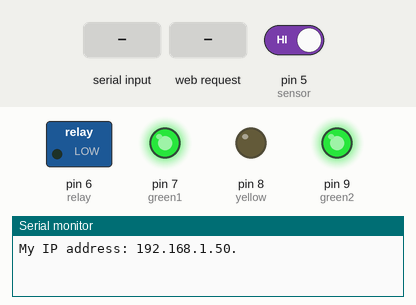
Recording of a sketch running on a simulated Arduino Uno, built with avr-gcc and run on an emulated ATmega328P. Parts: switched loads named in the sketch (green lamp = pin HIGH), output pins drawn as LEDs (lit = HIGH), the last lines printed to the serial monitor. The inputs (shaded band) are chosen by the test bench; at power-on: pin 5 (sensor) HIGH. WiFi joins after 1.5 s; servers stay silent unless stated.

Above: at 2.7 s.
2.8 s: "/toggle\n" received over Serial
At 3.8 s:
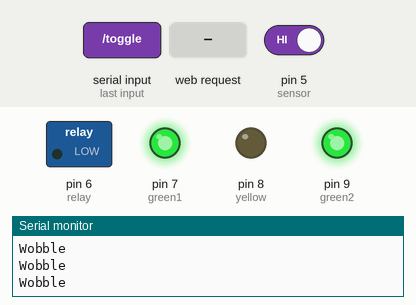
4.3 s: HTTP request GET /toggle received
At 4.7 s:
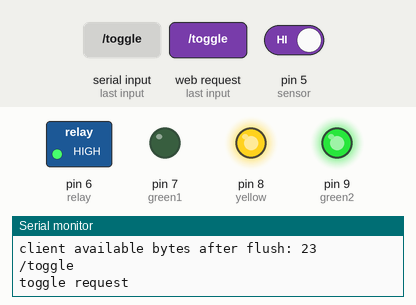
5.8 s: pin 5 (sensor) driven LOW
At 6.5 s:
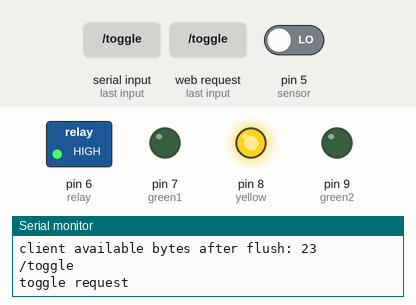
7.3 s: "/favicon.ico\n" received over Serial
At 8.4 s:
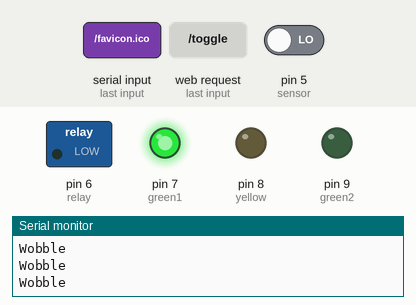
8.8 s: "/\n" received over Serial
10.3 s: "/toggle\n" received over Serial
At 10.7 s:
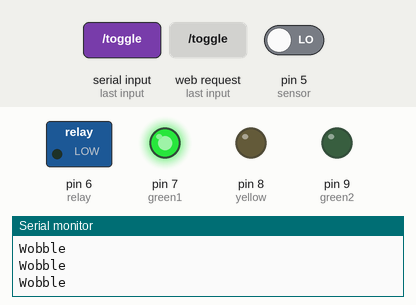
Timing chart, 0 to 12.8 s (numbered marks = the images above; inputs shaded):
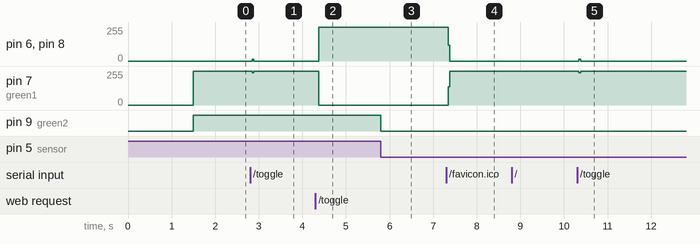

The sketch:

test.ino
```cpp
#define DEBUG true

#include <SPI.h>
#include <Ethernet.h>


byte mac[] = {0xDE, 0xAD, 0xBE, 0xEF, 0xFE, 0xED};

EthernetServer server(80);
IPAddress ip;

int yellow = 8;
int green1 = 7;
int green2 = 9;
int relay = 6;
int sensor = 5;

void setup()
{
#if DEBUG
  //  turn on serial (for debuggin)
  Serial.begin(9600);
#endif

  // start the Ethernet connection and the server:
    if (Ethernet.begin(mac) == 0) {
    Serial.println("Failed to configure Ethernet using DHCP");
    }
     Serial.print("My IP address: ");
  ip = Ethernet.localIP();
  for (byte thisByte = 0; thisByte < 4; thisByte++) {
    // print the value of each byte of the IP address:
    Serial.print(ip[thisByte], DEC);
    Serial.print(".");
  }
  Serial.println();
  // start listening for clients
  server.begin();
  pinMode(green1, OUTPUT);
  pinMode(green2, OUTPUT);
  pinMode(yellow, OUTPUT);
  pinMode(relay, OUTPUT);
  pinMode(sensor,INPUT);
  digitalWrite(sensor,HIGH);
}

//  url buffer size
#define BUFSIZE 255
bool garageOpen = false;
bool garageOpenSensor = false;

void loop()
{


  if (!garageOpen)
  {
    digitalWrite(green1,HIGH);
  }
  else if (garageOpen)
  {
    digitalWrite(green1,LOW);
  }
  if (!garageOpenSensor)
  {
    digitalWrite(green2,HIGH);
  }
  else if (garageOpenSensor)
  {
    digitalWrite(green2,LOW);
  }

  if (digitalRead(sensor) == LOW)
  {
    garageOpenSensor = true;
  }
  else
  {
    garageOpenSensor = false;
  }
  if (Serial.available() > 0) {
     int inByte = Serial.read();
    Serial.println("Wobble");
   toggleGarage(0);
  }

  char clientline[BUFSIZE];
  int index = 0;
  EthernetClient client = server.available();

  if (client)
  {
    index = 0;
    while (client.connected()) {
      if (client.available()) {
        char c = client.read();
        if(c != '\n' && c != '\r' && index < BUFSIZE){ // Reads until either an eol character is reached or the buffer is full
          clientline[index++] = c;
          continue;
        }

        #if DEBUG
        Serial.print("client available bytes before flush: ");
        Serial.println(client.available());
        Serial.print("request = ");
        Serial.println(clientline);
        #endif

        // Flush any remaining bytes from the client buffer
        client.flush();

         #if DEBUG
        // Should be 0
        Serial.print("client available bytes after flush: ");
        Serial.println(client.available());
        #endif

        String jsonOut = String();
           jsonOut += "{\"garageStatus\":";
            jsonOut += garageOpen;
            jsonOut += ",";
            jsonOut += "\"garageSensor\":";
            jsonOut += garageOpenSensor;
            jsonOut += "}";

        String urlString = String(clientline);
        urlString = urlString.substring(urlString.indexOf('/'));
        urlString = urlString.substring(0,urlString.indexOf(' '));
        //operation = operation.substring(0,urlString.indexOf(' '));
         Serial.println(urlString);
         if (urlString == "/") {
             Serial.println("default status request");
           //default url request
           //dump status
           client.println("HTTP/1.1 200 OK");
          client.println("Content-Type: text/html");
          client.println();
          client.print("Garage State: ");
          client.print(garageOpen);
          client.println("<br />");
          client.print("Garage Sensor: ");
          client.print(garageOpenSensor);
          client.println("<br />");
          }
          else if (urlString == "/json") {
             Serial.println("json status request");
           //default url request
           //dump status
           client.println("HTTP/1.1 200 OK");
          client.println("Content-Type: text/html");
          client.println("Access-Control-Allow-Origin: *");
          client.println();
           client.println(jsonOut);
          }
          else if (urlString == "/toggle") {
             Serial.println("toggle request");
           //default url request
           //dump status'
           toggleGarage(0);
           client.println("HTTP/1.1 200 OK");
          client.println("Content-Type: text/html");
          client.println();
           client.println(jsonOut);
          }
            else if (urlString == "/favicon.ico") {
             Serial.println("icon request");
           //default url request
           //dump status'

          }
          else
          {
            //invalid request
            Serial.println("invalid  request");
            client.println("HTTP/1.1 404 Not Found");
            client.println("Content-Type: text/html");
            client.println();
          }
          break;

     }
    }

     // give the web browser time to receive the data
    delay(1);
    // close the connection:
    client.stop();
  }

}


void toggleGarage(int wait)
{
  if (!garageOpen)
  {
    digitalWrite(relay, HIGH);
    digitalWrite(yellow,HIGH);
    delay(wait);
   // digitalWrite(relay,LOW);
    //digitalWrite(yellow,LOW);
    garageOpen = true;
  }
  else
  {
  //  digitalWrite(relay, HIGH);
   // digitalWrite(yellow,HIGH);
    delay(wait);
    digitalWrite(relay,LOW);
    digitalWrite(yellow,LOW);
    garageOpen = false;
  }
}
```

Measured:
- after the input at 2.8 s, pin 6 (relay), pin 8 (yellow): 0/255 → 14/255 after 0.05 s, → 0/255 0.04 s later; pin 7 (green1): 255/255 → 241/255 after 0.05 s, → 255/255 0.04 s later
- after the input at 4.3 s, pin 6 (relay), pin 8 (yellow): 0/255 → 255/255 after 0.08 s; pin 7 (green1): 255/255 → 0/255 after 0.08 s
- after the input at 5.8 s, pin 9 (green2): HIGH → LOW at once
- after the input at 7.3 s, pin 6 (relay), pin 8 (yellow): 255/255 → 0/255 after 0.05 s; pin 7 (green1): 0/255 → 255/255 after 0.05 s
- after the input at 10.3 s, pin 6 (relay), pin 8 (yellow): 0/255 → 14/255 after 0.05 s, → 0/255 0.04 s later; pin 7 (green1): 255/255 → 241/255 after 0.05 s, → 255/255 0.04 s later
